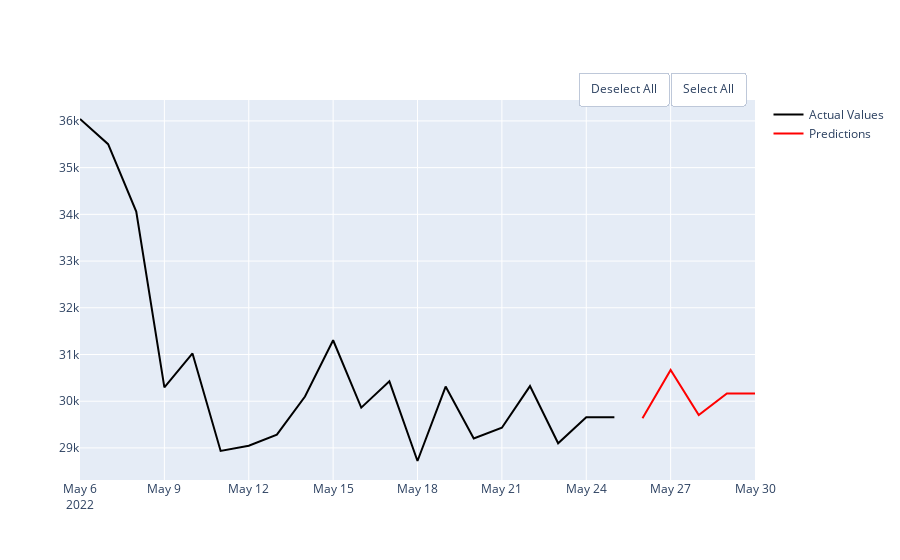

Notebook code for this chart:
### Code cell
predictions(df_coin, rf_final, 5, 20, 'Close')

### Figure 1 — Plotly figure (JSON) as saved in the notebook; plotly's stock layout.template omitted (floating-point values rounded to 4 significant figures)
{"data": [{"line": {"color": "black"}, "mode": "lines", "name": "Actual Values", "type": "scatter", "x": ["2022-05-06T00:00:00", "2022-05-07T00:00:00", "2022-05-08T00:00:00", "2022-05-09T00:00:00", "2022-05-10T00:00:00", "2022-05-11T00:00:00", "2022-05-12T00:00:00", "2022-05-13T00:00:00", "2022-05-14T00:00:00", "2022-05-15T00:00:00", "2022-05-16T00:00:00", "2022-05-17T00:00:00", "2022-05-18T00:00:00", "2022-05-19T00:00:00", "2022-05-20T00:00:00", "2022-05-21T00:00:00", "2022-05-22T00:00:00", "2022-05-23T00:00:00", "2022-05-24T00:00:00", "2022-05-25T00:00:00"], "y": [36040.0, 35500.0, 34060.0, 30300.0, 31020.0, 28940.0, 29050.0, 29280.0, 30100.0, 31310.0, 29860.0, 30430.0, 28720.0, 30310.0, 29200.0, 29430.0, 30320.0, 29100.0, 29660.0, 29660.0]}, {"line": {"color": "red"}, "mode": "lines", "name": "Predictions", "type": "scatter", "x": ["2022-05-26T00:00:00", "2022-05-27T00:00:00", "2022-05-28T00:00:00", "2022-05-29T00:00:00", "2022-05-30T00:00:00"], "y": [29630.0, 30670.0, 29700.0, 30160.0, 30160.0]}], "layout": {"updatemenus": [{"buttons": [{"args": ["visible", "legendonly"], "label": "Deselect All", "method": "restyle"}, {"args": ["visible", true], "label": "Select All", "method": "restyle"}], "direction": "left", "pad": {"r": 10, "t": 10}, "showactive": false, "type": "buttons", "x": 1, "xanchor": "right", "y": 1.1, "yanchor": "top"}]}}
